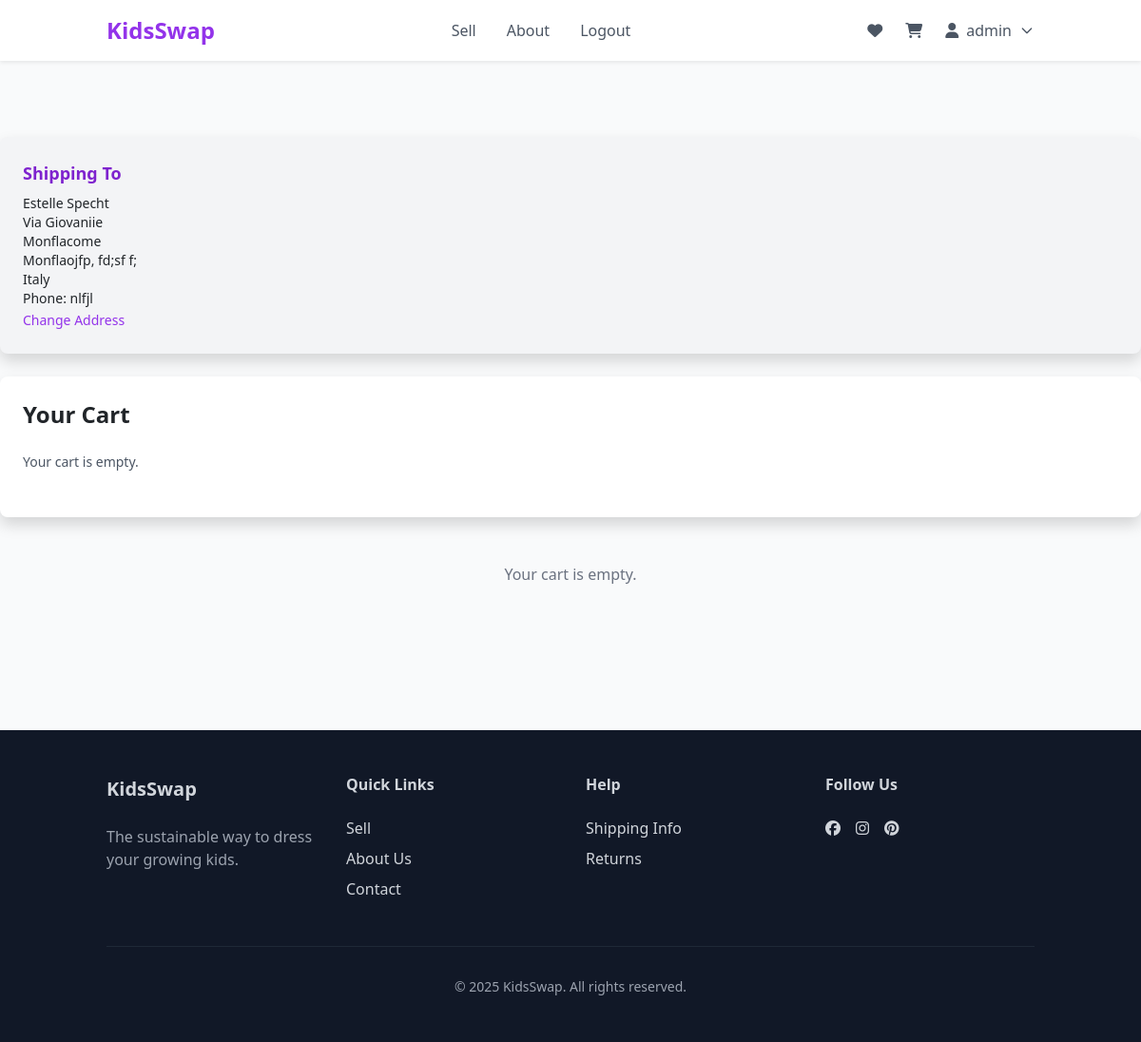
The app's page /cart/ (signed in) with its own data.
### marketplace/models.py (models this page shows, shortened)
class ShippingAddress(models.Model):
    user = models.ForeignKey(User, on_delete=models.CASCADE)
    full_name = models.CharField(max_length=100)
    address_line1 = models.CharField(max_length=255)
    address_line2 = models.CharField(max_length=255, blank=True, null=True)
    city = models.CharField(max_length=100)
    state = models.CharField(max_length=100)
    postal_code = models.CharField(max_length=20)
    country = models.CharField(max_length=100, default='USA')
    phone_number = models.CharField(max_length=20, blank=True)

### marketplace/views.py (the view, shortened to what this page needs)
# urls.py: path('cart/', views.cart_view, name='cart'),
def cart_view(request):
    cart = request.session.get('cart', {})
    cart_items = []
    total = 0
    latest_address = None
    if request.user.is_authenticated:
        latest_address = ShippingAddress.objects.filter(user=request.user).last()
    return render(request, 'marketplace/cart.html', {
        'cart_items': cart_items,
        'cart_total': total,
        'latest_address': latest_address,
    })

### marketplace/templates/marketplace/cart.html (shortened to what this page needs)
{% extends "base.html" %}
{% load static %}
{% block content %}
<main class="pt-16 pb-32">
    {% if latest_address %}
    <section class="px-4 py-4 bg-gray-100 rounded-lg shadow mb-6">
      <h2 class="text-lg font-semibold mb-2 text-purple-700">Shipping To</h2>
      <p class="text-sm">{{ latest_address.full_name }}</p>
      <p class="text-sm">{{ latest_address.address_line1 }}</p>
      {% if latest_address.address_line2 %}
        <p class="text-sm">{{ latest_address.address_line2 }}</p>
      {% endif %}
      <p class="text-sm">{{ latest_address.city }}, {{ latest_address.state }} {{ latest_address.postal_code }}</p>
      <p class="text-sm">{{ latest_address.country }}</p>
      <p class="text-sm">Phone: {{ latest_address.phone_number }}</p>
      <a href="{% url 'add_shipping_address' %}" class="text-sm text-purple-600 hover:underline">Change Address</a>
    </section>
    {% else %}
    <section class="px-4 py-4 bg-yellow-50 border-l-4 border-yellow-400 text-yellow-700 rounded mb-6">
      <p>No shipping address found. <a href="{% url 'add_shipping_address' %}" class="underline">Add one now</a>.</p>
    </section>
    {% endif %}
    <section class="px-4 py-6 bg-white rounded-lg shadow mb-6">
      <h2 class="text-2xl font-semibold mb-4">Your Cart</h2>
      {% if cart_items %}
        <p class="text-sm text-gray-600 mb-4">You have {{ cart_items|length }} item(s) in your cart.</p>
      {% else %}
        <p class="text-sm text-gray-600 mb-4">Your cart is empty.</p>
      {% endif %}
    </section>
  <section id="cart-items" class="px-4 py-6">
    {% for item in cart_items %}
    <div class="flex bg-white rounded-lg shadow-sm mb-4 p-3">
      <img class="w-24 h-24 object-cover rounded-lg" src="{{ item.image.url }}" alt="{{ item.title }}">
      <div class="flex-1 ml-4">
        <div class="flex justify-between">
          <h3 class="font-medium">{{ item.title }}</h3>
        </div>
        <p class="text-sm text-gray-500">Size: {{ item.size }}</p>
        <div class="flex justify-between items-center mt-2">
          <div class="flex items-center space-x-2">
            <form method="POST" action="{% url 'remove_from_cart' item.id %}">
              {% csrf_token %}
              <button class="text-gray-400"><i class="fa-solid fa-trash-alt"></i></button>
            </form>
            <form method="POST" action="{% url 'update_cart_quantity' item.id %}">
              {% csrf_token %}
              <button name="action" value="decrease" class="..."><i class="fa-solid fa-minus"></i></button>
              <span class="text-sm">{{ item.quantity }}</span>
              <button name="action" value="increase" class="..."><i class="fa-solid fa-plus"></i></button>
            </form>
          </div>
          <p class="font-semibold text-purple-600">${{ item.total_price }}</p>
        </div>
      </div>
    </div>
    {% empty %}
    <p class="text-center text-gray-500">Your cart is empty.</p>
    {% endfor %}
    </section>
{% endblock %}

### templates/base.html (shortened to what this page needs)
{% load static %}
<!DOCTYPE html>
<html lang="en">
<head>
    <link rel="stylesheet" href="https://cdnjs.cloudflare.com/ajax/libs/font-awesome/6.5.0/css/all.min.css">
    <link href="https://cdn.jsdelivr.net/npm/bootstrap@5.1.3/dist/css/bootstrap.min.css" rel="stylesheet">
    <script src="https://cdn.tailwindcss.com"></script>
    <link rel="stylesheet" href="https://cdn.jsdelivr.net/npm/swiper@11/swiper-bundle.min.css"/>
    <link rel="stylesheet" href="{% static 'css' %}">
</head>
<body>
    <div id="wrapper" class="min-h-screen bg-gray-50">
        <header id="header" class="bg-white shadow-sm fixed w-full z-50">
        <div class="container mx-auto px-4" x-data="{ mobileMenuOpen: false }">
            <div class="flex items-center justify-between h-16">
            <a href="/" class="text-2xl font-bold text-purple-600">KidsSwap</a>
            <nav class="hidden md:flex space-x-8">
            <a href="{% url 'create_clothing_item' %}" class="text-gray-600 hover:text-purple-600">Sell</a>
            <a href="{% url 'about' %}" class="text-gray-600 hover:text-purple-600">About</a>
            {% if user.is_authenticated %}
                <form action="{% url 'logout' %}" method="post" class="inline">
                <button type="submit" class="text-gray-600 hover:text-purple-600">Logout</button>
                </form>
            {% else %}
                <a href="{% url 'login' %}" class="text-gray-600 hover:text-purple-600">Login</a>
                <a href="{% url 'signup' %}" class="text-gray-600 hover:text-purple-600">Sign Up</a>
            {% endif %}
            </nav>
            <div class="hidden md:flex items-center space-x-6">
            <a href="{% url 'wishlist' %}" class="text-gray-600 hover:text-purple-600">
                <i class="fa-solid fa-heart"></i>
            </a>
            <a href="{% url 'cart' %}" class="text-gray-600 hover:text-purple-600 relative">
                <i class="fa-solid fa-cart-shopping"></i>
            </a>
            <div x-data="{ open: false }" class="relative">
            {% if user.is_authenticated %}
                <button @click="open = !open"
                        class="flex items-center gap-2 text-gray-600 hover:text-purple-600 focus:outline-none"
                        aria-label="User menu">
                <i class="fa-solid fa-user"></i>
                <span class="hidden sm:inline">{{ user.username }}</span>
                <svg class="h-4 w-4" fill="none" stroke="currentColor" viewBox="0 0 24 24">
                    <path stroke-linecap="round" stroke-linejoin="round" stroke-width="2"
                        d="M19 9l-7 7-7-7" />
                </svg>
                </button>
            {% endif %}
            </div>
            </div>
            </div>
        </div>
        </header>
        <main class="pt-20">
            {% block content %}{% endblock %}
        </main>
        <footer id="footer" class="bg-gray-900 text-gray-300 py-12">
            <div class="container mx-auto px-4">
                <div class="grid grid-cols-1 md:grid-cols-4 gap-8">
                    <div>
                        <h3 class="text-xl font-bold mb-4">KidsSwap</h3>
                        <p class="text-gray-400">The sustainable way to dress your growing kids.</p>
                    </div>
                    <div>
                        <h4 class="font-semibold mb-4">Quick Links</h4>
                        <ul class="space-y-2">
                            <li><a href="{% url 'create_clothing_item' %}" class="hover:text-white">Sell</a></li>
                            <li><a href="{% url 'about' %}" class="hover:text-white">About Us</a></li>
                            <li><a href="{% url 'contact' %}" class="hover:text-purple-600">Contact</a></li>
                        </ul>
                    </div>
                    <div>
                        <h4 class="font-semibold mb-4">Help</h4>
                        <ul class="space-y-2">
                            <li><a href="{% url 'shipping' %}" class="hover:text-purple-600">Shipping Info</a></li>
                            <li><a href="{% url 'returns' %}" class="hover:text-purple-600">Returns</a></li>
                        </ul>
                    </div>
                    <div>
                        <h4 class="font-semibold mb-4">Follow Us</h4>
                        <div class="flex space-x-4">
                            <a href="#" class="hover:text-white"><i class="fa-brands fa-facebook"></i></a>
                            <a href="#" class="hover:text-white"><i class="fa-brands fa-instagram"></i></a>
                            <a href="#" class="hover:text-white"><i class="fa-brands fa-pinterest"></i></i></a>
                        </div>
                    </div>
                </div>
                <div class="border-t border-gray-800 mt-12 pt-8 text-center text-sm text-gray-400">
                    <p>&copy; 2025 KidsSwap. All rights reserved.</p>
                </div>
            </div>
        </footer>
    </div>
</body>
</html>

### records on screen
ShippingAddress: full_name "Estelle Specht", address_line1 "Via Giovaniie", address_line2 "Monflacome", city "Monflaojfp", state "fd;sf", postal_code "f;", country "Italy", phone_number "nlfjl"

### other values on screen
{{ user.username }} "admin"
